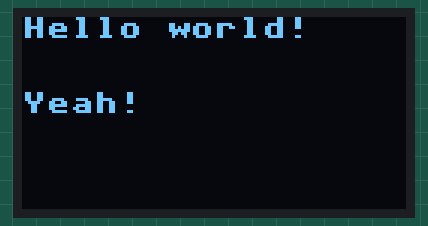
Recording of a program running on a simulated Raspberry Pi Pico running MicroPython. On the bench: 128×64 one-colour display. Library files of the repository ran but are not shown: ssd1306.py.

Above: at 0.1 s.

The program:

main.py
```python
"""
DESCRIPTION:
This example code uses Maker Uno RP2040 to display text on the OLED Display SSD1315.

CONNECTION:
Maker UNO RP2040 GROVE 6 with OLED Display Grove
GP20 - SDA
GP21 - SCL

AUTHOR   : Cytron Technologies Sdn Bhd
WEBSITE  : www.cytron.io
EMAIL    : support@cytron.io

"""
# Import necessary libraries
# Ensure the "ssd1306" library is uploaded to the board
from machine import Pin, SoftI2C
import ssd1306
import framebuf
import time


# Initialize SoftI2C with SDA on Pin 20 and SCL on Pin 21
#format: (board.SCL, board.SDA)
i2c = SoftI2C(scl=Pin(21), sda=Pin(20))


# Initialize SSD1306 display with 128x64 resolution using the I2C interface
#format: (width, length, i2c pins)
oled = ssd1306.SSD1306_I2C(128, 64, i2c)

while True:

    #Clear the OLED display
    oled.fill(0)

    # Write the data: ('text', x , y, pixel colour)
    #pixel colour: 0 = false, 1 = true
    oled.text('Hello world!', 0, 0, 1)
    oled.text('Yeah!', 0, 25, 1)

    #Show the written data
    oled.show()
    time.sleep(1)
```
